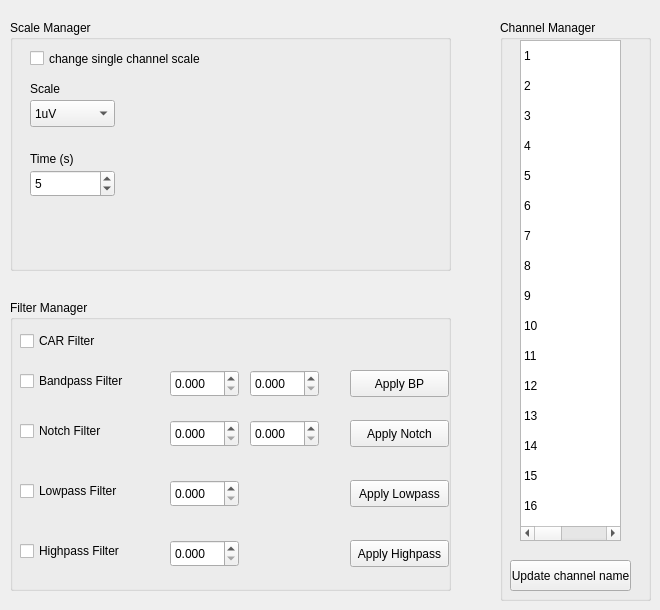
    <widget class="QWidget" name="tab_Oscilloscope">
     <attribute name="title">
      <string>Oscilloscope</string>
     </attribute>
     <widget class="QGroupBox" name="groupBox_scale_namager">
      <property name="geometry">
       <rect>
        <x>10</x>
        <y>20</y>
        <width>441</width>
        <height>251</height>
       </rect>
      </property>
      <property name="title">
       <string>Scale Manager</string>
      </property>
      <widget class="QLabel" name="label_scope_time">
       <property name="geometry">
        <rect>
         <x>20</x>
         <y>130</y>
         <width>67</width>
         <height>17</height>
        </rect>
       </property>
       <property name="text">
        <string>Time (s)</string>
       </property>
      </widget>
      <widget class="QLabel" name="label_scope_scale">
       <property name="geometry">
        <rect>
         <x>20</x>
         <y>60</y>
         <width>67</width>
         <height>17</height>
        </rect>
       </property>
       <property name="text">
        <string>Scale</string>
       </property>
      </widget>
      <widget class="QSpinBox" name="spinBox_time">
       <property name="geometry">
        <rect>
         <x>20</x>
         <y>150</y>
         <width>85</width>
         <height>27</height>
        </rect>
       </property>
       <property name="minimum">
        <number>1</number>
       </property>
       <property name="value">
        <number>5</number>
       </property>
      </widget>
      <widget class="QComboBox" name="comboBox_scale">
       <property name="geometry">
        <rect>
         <x>20</x>
         <y>80</y>
         <width>85</width>
         <height>27</height>
        </rect>
       </property>
       <item>
        <property name="text">
         <string>1uV</string>
        </property>
       </item>
       <item>
        <property name="text">
         <string>10uV</string>
        </property>
       </item>
       <item>
        <property name="text">
         <string>25uV</string>
        </property>
       </item>
       <item>
        <property name="text">
         <string>50uV</string>
        </property>
       </item>
       <item>
        <property name="text">
         <string>100uV</string>
        </property>
       </item>
       <item>
        <property name="text">
         <string>250uV</string>
        </property>
       </item>
       <item>
        <property name="text">
         <string>500uV</string>
        </property>
       </item>
       <item>
        <property name="text">
         <string>1mV</string>
        </property>
       </item>
       <item>
        <property name="text">
         <string>2.5mV</string>
        </property>
       </item>
       <item>
        <property name="text">
         <string>100mV</string>
        </property>
       </item>
      </widget>
      <widget class="QCheckBox" name="checkBox_single_channel_scale">
       <property name="geometry">
        <rect>
         <x>20</x>
         <y>30</y>
         <width>171</width>
         <height>17</height>
        </rect>
       </property>
       <property name="focusPolicy">
        <enum>Qt::TabFocus</enum>
       </property>
       <property name="text">
        <string>change single channel scale</string>
       </property>
      </widget>
     </widget>
     <widget class="QGroupBox" name="groupBox_filter_manager">
      <property name="geometry">
       <rect>
        <x>10</x>
        <y>300</y>
        <width>441</width>
        <height>291</height>
       </rect>
      </property>
      <property name="title">
       <string>Filter Manager</string>
      </property>
      <widget class="QPushButton" name="pushButton_apply_notch">
       <property name="geometry">
        <rect>
         <x>340</x>
         <y>120</y>
         <width>99</width>
         <height>27</height>
        </rect>
       </property>
       <property name="text">
        <string>Apply Notch</string>
       </property>
      </widget>
      <widget class="QDoubleSpinBox" name="doubleSpinBox_lc_notch">
       <property name="geometry">
        <rect>
         <x>160</x>
         <y>120</y>
         <width>69</width>
         <height>27</height>
        </rect>
       </property>
       <property name="decimals">
        <number>3</number>
       </property>
      </widget>
      <widget class="QCheckBox" name="checkBox_bandpass">
       <property name="geometry">
        <rect>
         <x>10</x>
         <y>70</y>
         <width>141</width>
         <height>22</height>
        </rect>
       </property>
       <property name="text">
        <string>Bandpass Filter</string>
       </property>
      </widget>
      <widget class="QDoubleSpinBox" name="doubleSpinBox_hp">
       <property name="geometry">
        <rect>
         <x>160</x>
         <y>70</y>
         <width>69</width>
         <height>27</height>
        </rect>
       </property>
       <property name="decimals">
        <number>3</number>
       </property>
      </widget>
      <widget class="QDoubleSpinBox" name="doubleSpinBox_lp">
       <property name="geometry">
        <rect>
         <x>240</x>
         <y>70</y>
         <width>69</width>
         <height>27</height>
        </rect>
       </property>
       <property name="decimals">
        <number>3</number>
       </property>
      </widget>
      <widget class="QCheckBox" name="checkBox_car">
       <property name="geometry">
        <rect>
         <x>10</x>
         <y>30</y>
         <width>97</width>
         <height>22</height>
        </rect>
       </property>
       <property name="text">
        <string>CAR Filter</string>
       </property>
      </widget>
      <widget class="QCheckBox" name="checkBox_notch">
       <property name="geometry">
        <rect>
         <x>10</x>
         <y>120</y>
         <width>141</width>
         <height>22</height>
        </rect>
       </property>
       <property name="text">
        <string>Notch Filter</string>
       </property>
      </widget>
      <widget class="QPushButton" name="pushButton_bp">
       <property name="geometry">
        <rect>
         <x>340</x>
         <y>70</y>
         <width>99</width>
         <height>27</height>
        </rect>
       </property>
       <property name="text">
        <string>Apply BP</string>
       </property>
      </widget>
      <widget class="QDoubleSpinBox" name="doubleSpinBox_hc_notch">
       <property name="geometry">
        <rect>
         <x>240</x>
         <y>120</y>
         <width>69</width>
         <height>27</height>
        </rect>
       </property>
       <property name="decimals">
        <number>3</number>
       </property>
      </widget>
      <widget class="QDoubleSpinBox" name="doubleSpinBox_lc_lowpass">
       <property name="geometry">
        <rect>
         <x>160</x>
         <y>180</y>
         <width>69</width>
         <height>27</height>
        </rect>
       </property>
       <property name="decimals">
        <number>3</number>
       </property>
      </widget>
      <widget class="QCheckBox" name="checkBox_low_pass">
       <property name="geometry">
        <rect>
         <x>10</x>
         <y>180</y>
         <width>141</width>
         <height>22</height>
        </rect>
       </property>
       <property name="text">
        <string>Lowpass Filter</string>
       </property>
      </widget>
      <widget class="QPushButton" name="pushButton_apply_lowpass">
       <property name="geometry">
        <rect>
         <x>340</x>
         <y>180</y>
         <width>99</width>
         <height>27</height>
        </rect>
       </property>
       <property name="text">
        <string>Apply Lowpass</string>
       </property>
      </widget>
      <widget class="QDoubleSpinBox" name="doubleSpinBox_lc_highpass">
       <property name="geometry">
        <rect>
         <x>160</x>
         <y>240</y>
         <width>69</width>
         <height>27</height>
        </rect>
       </property>
       <property name="decimals">
        <number>3</number>
       </property>
      </widget>
      <widget class="QCheckBox" name="checkBox_highpass">
       <property name="geometry">
        <rect>
         <x>10</x>
         <y>240</y>
         <width>141</width>
         <height>22</height>
        </rect>
       </property>
       <property name="text">
        <string>Highpass Filter</string>
       </property>
      </widget>
      <widget class="QPushButton" name="pushButton_apply_highpass">
       <property name="geometry">
        <rect>
         <x>340</x>
         <y>240</y>
         <width>99</width>
         <height>27</height>
        </rect>
       </property>
       <property name="text">
        <string>Apply Highpass</string>
       </property>
      </widget>
     </widget>
     <widget class="QGroupBox" name="groupBox_channel_manager">
      <property name="geometry">
       <rect>
        <x>500</x>
        <y>20</y>
        <width>151</width>
        <height>581</height>
       </rect>
      </property>
      <property name="title">
       <string>Channel Manager</string>
      </property>
      <widget class="QTableWidget" name="table_channels">
       <property name="geometry">
        <rect>
         <x>20</x>
         <y>20</y>
         <width>101</width>
         <height>501</height>
        </rect>
       </property>
       <property name="editTriggers">
        <set>QAbstractItemView::DoubleClicked</set>
       </property>
       <property name="textElideMode">
        <enum>Qt::ElideMiddle</enum>
       </property>
       <property name="showGrid">
        <bool>false</bool>
       </property>
       <attribute name="horizontalHeaderVisible">
        <bool>false</bool>
       </attribute>
       <attribute name="horizontalHeaderHighlightSections">
        <bool>false</bool>
       </attribute>
       <attribute name="verticalHeaderVisible">
        <bool>false</bool>
       </attribute>
       <attribute name="verticalHeaderHighlightSections">
        <bool>false</bool>
       </attribute>
       <row>
        <property name="text">
         <string>1</string>
        </property>
       </row>
       <row>
        <property name="text">
         <string>2</string>
        </property>
       </row>
       <row>
        <property name="text">
         <string>3</string>
        </property>
       </row>
       <row>
        <property name="text">
         <string>4</string>
        </property>
       </row>
       <row>
        <property name="text">
         <string>5</string>
        </property>
       </row>
       <row>
        <property name="text">
         <string>6</string>
        </property>
       </row>
       <row>
        <property name="text">
         <string>7</string>
        </property>
       </row>
       <row>
        <property name="text">
         <string>8</string>
        </property>
       </row>
       <row>
        <property name="text">
         <string>9</string>
        </property>
       </row>
       <row>
        <property name="text">
         <string>10</string>
        </property>
       </row>
       <row>
        <property name="text">
         <string>11</string>
        </property>
       </row>
       <row>
        <property name="text">
         <string>12</string>
        </property>
       </row>
       <row>
        <property name="text">
         <string>13</string>
        </property>
       </row>
       <row>
        <property name="text">
         <string>14</string>
        </property>
       </row>
       <row>
        <property name="text">
         <string>15</string>
        </property>
       </row>
       <row>
        <property name="text">
         <string>16</string>
        </property>
       </row>
       <column>
        <property name="text">
         <string>1</string>
        </property>
       </column>
       <column>
        <property name="text">
         <string>2</string>
        </property>
       </column>
       <column>
        <property name="text">
         <string>3</string>
        </property>
       </column>
       <column>
        <property name="text">
         <string>4</string>
        </property>
       </column>
       <item row="0" column="0">
        <property name="text">
         <string>1</string>
        </property>
       </item>
       <item row="0" column="1">
        <property name="text">
         <string>17</string>
        </property>
       </item>
       <item row="0" column="2">
        <property name="text">
         <string>33</string>
        </property>
       </item>
       <item row="0" column="3">
        <property name="text">
         <string>49</string>
        </property>
       </item>
       <item row="1" column="0">
        <property name="text">
         <string>2</string>
        </property>
       </item>
       <item row="1" column="1">
        <property name="text">
         <string>18</string>
        </property>
       </item>
       <item row="1" column="2">
        <property name="text">
         <string>34</string>
        </property>
       </item>
       <item row="1" column="3">
        <property name="text">
         <string>50</string>
        </property>
       </item>
       <item row="2" column="0">
        <property name="text">
         <string>3</string>
        </property>
       </item>
       <item row="2" column="1">
        <property name="text">
         <string>19</string>
        </property>
       </item>
       <item row="2" column="2">
        <property name="text">
         <string>35</string>
        </property>
       </item>
       <item row="2" column="3">
        <property name="text">
         <string>51</string>
        </property>
       </item>
       <item row="3" column="0">
        <property name="text">
         <string>4</string>
        </property>
       </item>
       <item row="3" column="1">
        <property name="text">
         <string>20</string>
        </property>
       </item>
       <item row="3" column="2">
        <property name="text">
         <string>36</string>
        </property>
       </item>
       <item row="3" column="3">
        <property name="text">
         <string>52</string>
        </property>
       </item>
       <item row="4" column="0">
        <property name="text">
         <string>5</string>
        </property>
       </item>
       <item row="4" column="1">
        <property name="text">
         <string>21</string>
        </property>
       </item>
       <item row="4" column="2">
        <property name="text">
         <string>37</string>
        </property>
       </item>
       <item row="4" column="3">
        <property name="text">
         <string>53</string>
        </property>
       </item>
       <item row="5" column="0">
        <property name="text">
         <string>6</string>
        </property>
       </item>
       <item row="5" column="1">
        <property name="text">
         <string>22</string>
        </property>
       </item>
       <item row="5" column="2">
        <property name="text">
         <string>38</string>
        </property>
       </item>
       <item row="5" column="3">
        <property name="text">
         <string>54</string>
        </property>
       </item>
       <item row="6" column="0">
        <property name="text">
         <string>7</string>
        </property>
       </item>
       <item row="6" column="1">
        <property name="text">
         <string>23</string>
        </property>
       </item>
       <item row="6" column="2">
        <property name="text">
         <string>39</string>
        </property>
       </item>
       <item row="6" column="3">
        <property name="text">
         <string>55</string>
        </property>
       </item>
       <item row="7" column="0">
        <property name="text">
         <string>8</string>
        </property>
       </item>
       <item row="7" column="1">
        <property name="text">
         <string>24</string>
        </property>
       </item>
       <item row="7" column="2">
        <property name="text">
         <string>40</string>
        </property>
       </item>
       <item row="7" column="3">
        <property name="text">
         <string>56</string>
        </property>
       </item>
       <item row="8" column="0">
        <property name="text">
         <string>9</string>
        </property>
       </item>
       <item row="8" column="1">
        <property name="text">
         <string>25</string>
        </property>
       </item>
       <item row="8" column="2">
        <property name="text">
         <string>41</string>
        </property>
       </item>
       <item row="8" column="3">
        <property name="text">
         <string>57</string>
        </property>
       </item>
       <item row="9" column="0">
        <property name="text">
         <string>10</string>
        </property>
       </item>
       <item row="9" column="1">
        <property name="text">
         <string>26</string>
        </property>
       </item>
       <item row="9" column="2">
        <property name="text">
         <string>42</string>
        </property>
       </item>
       <item row="9" column="3">
        <property name="text">
         <string>58</string>
        </property>
       </item>
       <item row="10" column="0">
        <property name="text">
         <string>11</string>
        </property>
       </item>
       <item row="10" column="1">
        <property name="text">
         <string>27</string>
        </property>
       </item>
       <item row="10" column="2">
        <property name="text">
         <string>43</string>
        </property>
       </item>
       <item row="10" column="3">
        <property name="text">
         <string>59</string>
        </property>
       </item>
       <item row="11" column="0">
        <property name="text">
         <string>12</string>
        </property>
       </item>
       <item row="11" column="1">
        <property name="text">
         <string>28</string>
        </property>
       </item>
       <item row="11" column="2">
        <property name="text">
         <string>44</string>
        </property>
       </item>
       <item row="11" column="3">
        <property name="text">
         <string>60</string>
        </property>
       </item>
       <item row="12" column="0">
        <property name="text">
         <string>13</string>
        </property>
       </item>
       <item row="12" column="1">
        <property name="text">
         <string>29</string>
        </property>
       </item>
       <item row="12" column="2">
        <property name="text">
         <string>45</string>
        </property>
       </item>
       <item row="12" column="3">
        <property name="text">
         <string>61</string>
        </property>
       </item>
       <item row="13" column="0">
        <property name="text">
         <string>14</string>
        </property>
       </item>
       <item row="13" column="1">
        <property name="text">
         <string>30</string>
        </property>
       </item>
       <item row="13" column="2">
        <property name="text">
         <string>46</string>
        </property>
       </item>
       <item row="13" column="3">
        <property name="text">
         <string>62</string>
        </property>
       </item>
       <item row="14" column="0">
        <property name="text">
         <string>15</string>
        </property>
       </item>
       <item row="14" column="1">
        <property name="text">
         <string>31</string>
        </property>
       </item>
       <item row="14" column="2">
        <property name="text">
         <string>47</string>
        </property>
       </item>
       <item row="14" column="3">
        <property name="text">
         <string>63</string>
        </property>
       </item>
       <item row="15" column="0">
        <property name="text">
         <string>16</string>
        </property>
       </item>
       <item row="15" column="1">
        <property name="text">
         <string>32</string>
        </property>
       </item>
       <item row="15" column="2">
        <property name="text">
         <string>48</string>
        </property>
       </item>
       <item row="15" column="3">
        <property name="text">
         <string>64</string>
        </property>
       </item>
      </widget>
      <widget class="QPushButton" name="pushButton_update_channel_name">
       <property name="geometry">
        <rect>
         <x>10</x>
         <y>540</y>
         <width>121</width>
         <height>31</height>
        </rect>
       </property>
       <property name="text">
        <string>Update channel name</string>
       </property>
      </widget>
     </widget>
    </widget>
